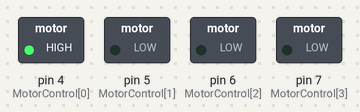
Bench run of a sketch on a simulated Arduino Uno, built with avr-gcc and run on an emulated ATmega328P. On the bench: switched loads named in the sketch (green lamp = pin HIGH).

Above: at 0.1 s.
At 1.1 s:
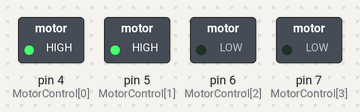
At 2.1 s:
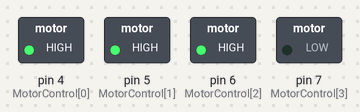
At 3.1 s:
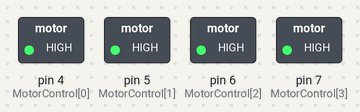
Timing chart, 0 to 4.6 s (numbered marks = the images above):
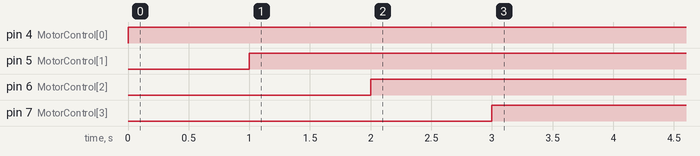

The sketch:

Motor.ino
```cpp
int MotorControl[4] = {4,5,6,7};

void setup() {
  // put your setup code here, to run once:

  pinMode(MotorControl[0], OUTPUT);
  pinMode(MotorControl[1], OUTPUT);
  pinMode(MotorControl[2], OUTPUT);
  pinMode(MotorControl[3], OUTPUT);

}

void loop() {
  // put your main code here, to run repeatedly:
  int i = 0;
  for(i = 0;i<=4;i++){
    digitalWrite(MotorControl[i],HIGH);
    delay(1000);
    //digitalWrite(MotorControl[i],LOW);
    //delay(1000);
}
}
```

Measured:
- by itself, pin 4 (MotorControl[0]): LOW → HIGH at 0.00 s
- by itself, pin 5 (MotorControl[1]): LOW → HIGH at 1.0 s
- by itself, pin 6 (MotorControl[2]): LOW → HIGH at 2.0 s
- by itself, pin 7 (MotorControl[3]): LOW → HIGH at 3.0 s
